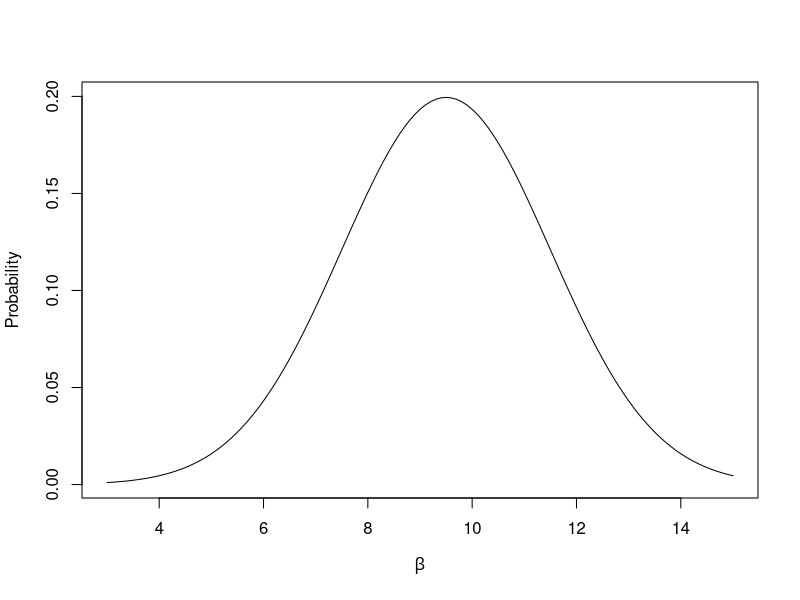
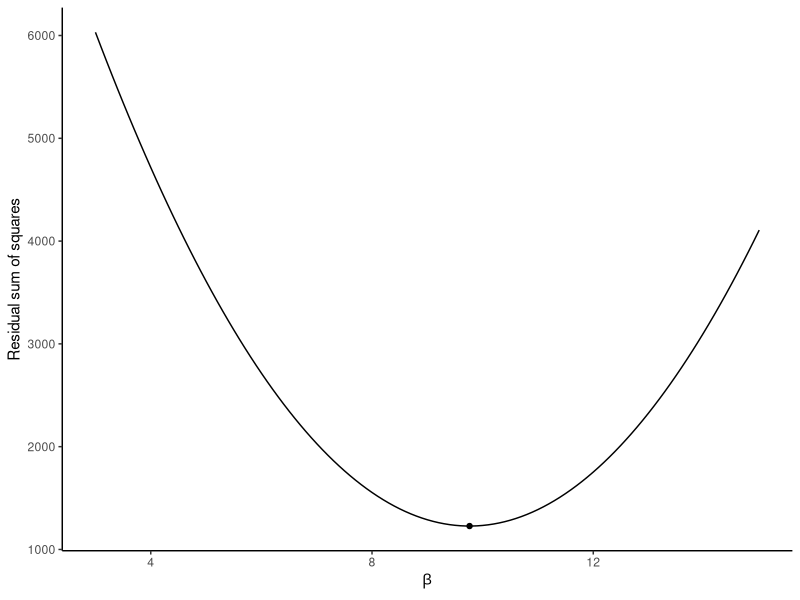

Write R code to recreate these figures, in order.
## ---- chunk 1
library(tidyverse)
## ---- chunk 2
data("ToothGrowth")
head(ToothGrowth)
## ---- chunk 3
linreg <- lm(len ~ dose, data = ToothGrowth)
## ---- chunk 4
coef(summary(linreg))
confint(linreg)
## ---- chunk 5
coef(summary(linreg))
## ---- chunk 6
confint(linreg)
## ---- chunk 7
val <- seq(from = 3, to = 15, by = .1)
plot(val, dnorm(val, mean = 9.5, sd = 2), type = "l",
     xlab = expression(beta), ylab = "Probability")
## ---- chunk 8
plot_df <- ToothGrowth %>% 
  mutate(beta0 = 7.4225, beta = list(seq(from = 3, to = 15, by = .1))) %>% 
  unnest(cols = beta) %>% 
  mutate(yhat = beta0 + beta * dose) %>% 
  group_by(beta) %>% 
  summarise(rss = sum((len - yhat)^2), .groups = "drop")

ggplot(plot_df, aes(x = beta, y = rss)) + 
  geom_line() + 
  geom_point(data = tibble(beta = coef(linreg)[[2]], rss = sum(residuals(linreg)^2))) +
  theme_classic() + 
  xlab(expression(beta)) +
  ylab("Residual sum of squares")
